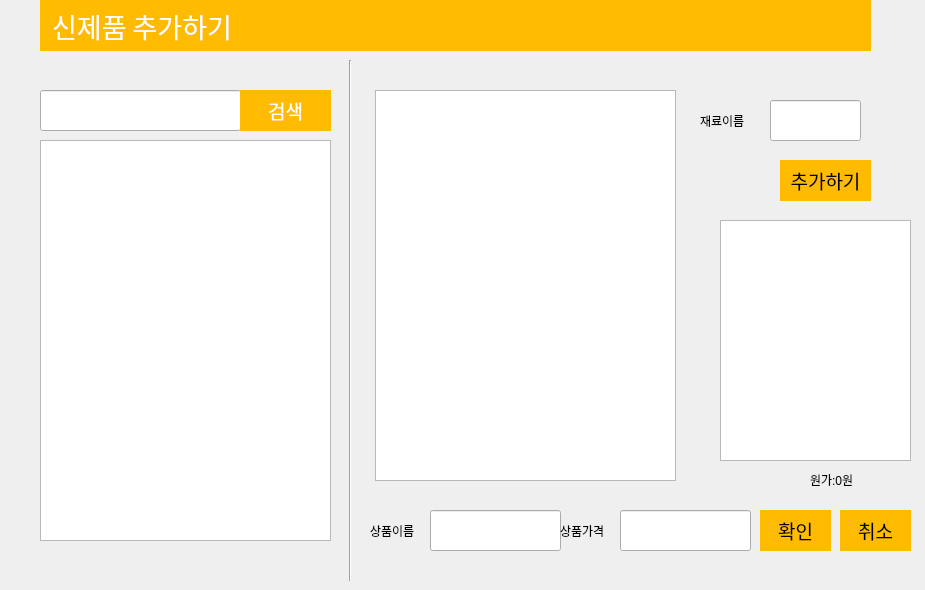
   <widget class="QWidget" name="page_10">
    <widget class="QLabel" name="label_42">
     <property name="geometry">
      <rect>
       <x>40</x>
       <y>0</y>
       <width>831</width>
       <height>51</height>
      </rect>
     </property>
     <property name="font">
      <font>
       <family>경기천년바탕 Bold</family>
       <pointsize>20</pointsize>
      </font>
     </property>
     <property name="styleSheet">
      <string notr="true">background-color:rgb(255,187,0);
color:white;
</string>
     </property>
     <property name="text">
      <string>  신제품 추가하기</string>
     </property>
    </widget>
    <widget class="QTableWidget" name="ingredient_list">
     <property name="geometry">
      <rect>
       <x>40</x>
       <y>140</y>
       <width>291</width>
       <height>401</height>
      </rect>
     </property>
     <property name="editTriggers">
      <set>QAbstractItemView::NoEditTriggers</set>
     </property>
     <attribute name="horizontalHeaderShowSortIndicator" stdset="0">
      <bool>false</bool>
     </attribute>
     <attribute name="horizontalHeaderStretchLastSection">
      <bool>true</bool>
     </attribute>
    </widget>
    <widget class="QLineEdit" name="food_name">
     <property name="geometry">
      <rect>
       <x>40</x>
       <y>90</y>
       <width>201</width>
       <height>41</height>
      </rect>
     </property>
    </widget>
    <widget class="QPushButton" name="food_search">
     <property name="geometry">
      <rect>
       <x>240</x>
       <y>90</y>
       <width>91</width>
       <height>41</height>
      </rect>
     </property>
     <property name="font">
      <font>
       <family>경기천년바탕 Bold</family>
       <pointsize>14</pointsize>
      </font>
     </property>
     <property name="styleSheet">
      <string notr="true">background-color:rgb(255,187,0);
color:white;
border-style: solid;

</string>
     </property>
     <property name="text">
      <string>검색</string>
     </property>
    </widget>
    <widget class="QPushButton" name="add_btn">
     <property name="geometry">
      <rect>
       <x>780</x>
       <y>160</y>
       <width>91</width>
       <height>41</height>
      </rect>
     </property>
     <property name="font">
      <font>
       <family>경기천년바탕 Bold</family>
       <pointsize>14</pointsize>
      </font>
     </property>
     <property name="styleSheet">
      <string notr="true">background-color:rgb(255,187,0);

border-style: solid;

</string>
     </property>
     <property name="text">
      <string>추가하기</string>
     </property>
    </widget>
    <widget class="QLineEdit" name="ingredient_name">
     <property name="geometry">
      <rect>
       <x>770</x>
       <y>100</y>
       <width>91</width>
       <height>41</height>
      </rect>
     </property>
     <property name="inputMethodHints">
      <set>Qt::ImhNone</set>
     </property>
     <property name="alignment">
      <set>Qt::AlignLeading|Qt::AlignLeft|Qt::AlignVCenter</set>
     </property>
    </widget>
    <widget class="QLineEdit" name="new_name">
     <property name="geometry">
      <rect>
       <x>430</x>
       <y>510</y>
       <width>131</width>
       <height>41</height>
      </rect>
     </property>
    </widget>
    <widget class="QLabel" name="label_10">
     <property name="geometry">
      <rect>
       <x>370</x>
       <y>510</y>
       <width>71</width>
       <height>41</height>
      </rect>
     </property>
     <property name="text">
      <string>상품이름</string>
     </property>
    </widget>
    <widget class="QLabel" name="label_11">
     <property name="geometry">
      <rect>
       <x>560</x>
       <y>510</y>
       <width>71</width>
       <height>41</height>
      </rect>
     </property>
     <property name="text">
      <string>상품가격</string>
     </property>
    </widget>
    <widget class="QLineEdit" name="price">
     <property name="geometry">
      <rect>
       <x>620</x>
       <y>510</y>
       <width>131</width>
       <height>41</height>
      </rect>
     </property>
    </widget>
    <widget class="Line" name="line">
     <property name="geometry">
      <rect>
       <x>340</x>
       <y>60</y>
       <width>20</width>
       <height>521</height>
      </rect>
     </property>
     <property name="orientation">
      <enum>Qt::Vertical</enum>
     </property>
    </widget>
    <widget class="QLabel" name="label_14">
     <property name="geometry">
      <rect>
       <x>700</x>
       <y>110</y>
       <width>61</width>
       <height>21</height>
      </rect>
     </property>
     <property name="text">
      <string>재료이름</string>
     </property>
    </widget>
    <widget class="QTableWidget" name="newrecipe">
     <property name="geometry">
      <rect>
       <x>720</x>
       <y>220</y>
       <width>191</width>
       <height>241</height>
      </rect>
     </property>
     <property name="editTriggers">
      <set>QAbstractItemView::NoEditTriggers</set>
     </property>
     <attribute name="verticalHeaderCascadingSectionResizes">
      <bool>true</bool>
     </attribute>
    </widget>
    <widget class="QPushButton" name="confirm_btn">
     <property name="geometry">
      <rect>
       <x>760</x>
       <y>510</y>
       <width>71</width>
       <height>41</height>
      </rect>
     </property>
     <property name="font">
      <font>
       <family>경기천년바탕 Bold</family>
       <pointsize>14</pointsize>
      </font>
     </property>
     <property name="styleSheet">
      <string notr="true">background-color:rgb(255,187,0);

border-style: solid;

</string>
     </property>
     <property name="text">
      <string>확인</string>
     </property>
    </widget>
    <widget class="QTableWidget" name="ingredient">
     <property name="geometry">
      <rect>
       <x>375</x>
       <y>90</y>
       <width>301</width>
       <height>391</height>
      </rect>
     </property>
     <property name="editTriggers">
      <set>QAbstractItemView::NoEditTriggers</set>
     </property>
     <attribute name="horizontalHeaderStretchLastSection">
      <bool>true</bool>
     </attribute>
    </widget>
    <widget class="QPushButton" name="cancel_btn">
     <property name="geometry">
      <rect>
       <x>840</x>
       <y>510</y>
       <width>71</width>
       <height>41</height>
      </rect>
     </property>
     <property name="font">
      <font>
       <family>경기천년바탕 Bold</family>
       <pointsize>14</pointsize>
      </font>
     </property>
     <property name="styleSheet">
      <string notr="true">background-color:rgb(255,187,0);

border-style: solid;

</string>
     </property>
     <property name="text">
      <string>취소</string>
     </property>
    </widget>
    <widget class="QLabel" name="cost_label">
     <property name="geometry">
      <rect>
       <x>810</x>
       <y>470</y>
       <width>81</width>
       <height>20</height>
      </rect>
     </property>
     <property name="text">
      <string>원가:0원</string>
     </property>
    </widget>
    <widget class="QLabel" name="unit_label">
     <property name="geometry">
      <rect>
       <x>875</x>
       <y>100</y>
       <width>41</width>
       <height>41</height>
      </rect>
     </property>
     <property name="text">
      <string/>
     </property>
    </widget>
   </widget>
